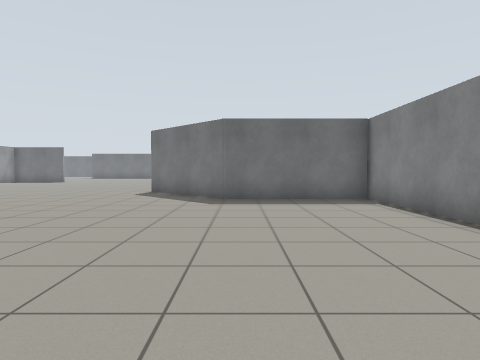
View 1 (above)

18 first-person views from a walk through a robot-simulator world made for Gazebo. The camera is 0.94 m above the floor, tilts 2° down and sees 75° across. The floor is counted in squares, 1 m on a side. Each view is taken from the middle of a square. On the plan, view 1 faces up. The plan holds only what a view shows up to about 12 squares ahead; the rest is blank. The place goes on beyond the plan.

View 2
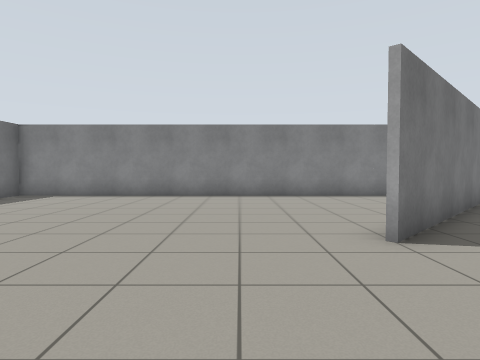

View 3
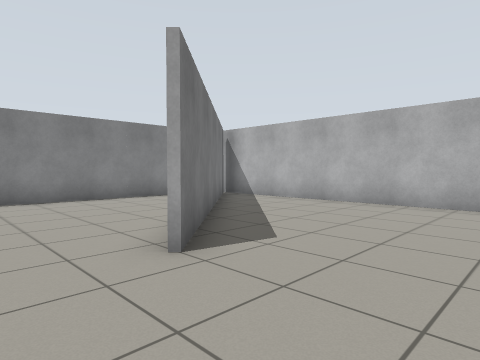

View 4
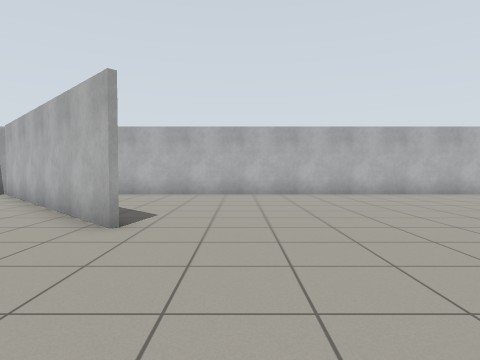

View 5
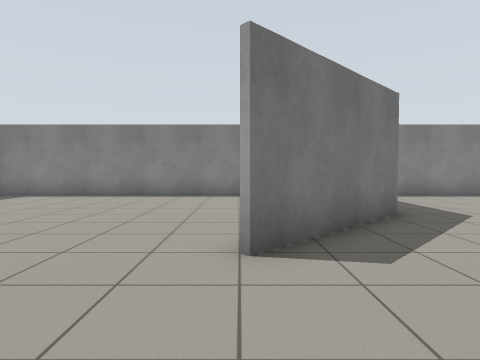

View 6
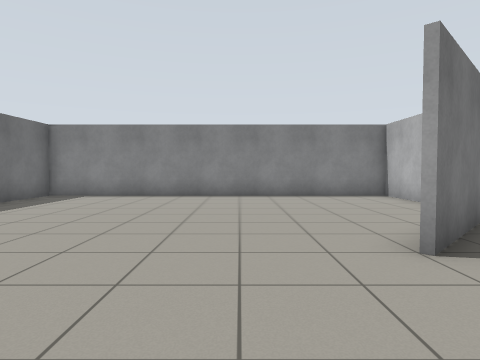

View 7
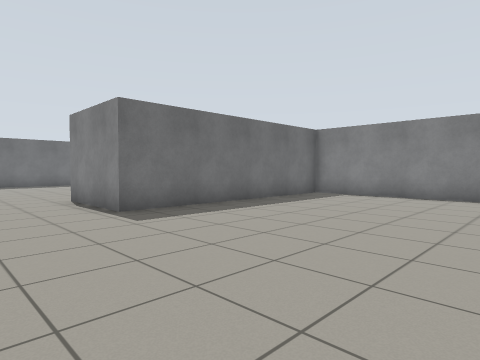

View 8
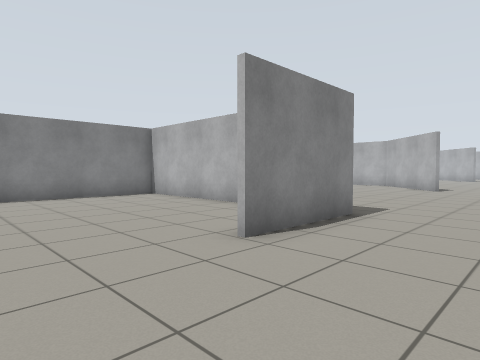

View 9
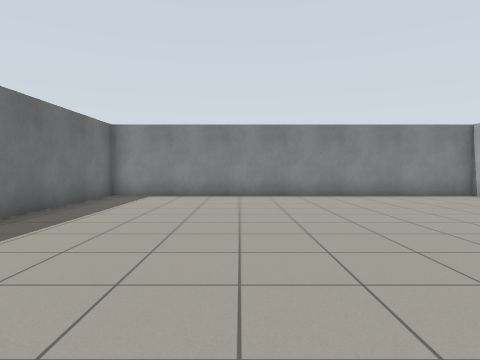

View 10
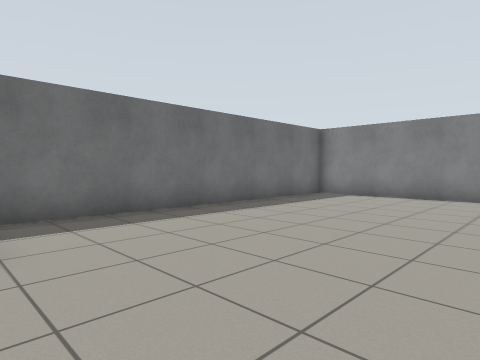

View 11
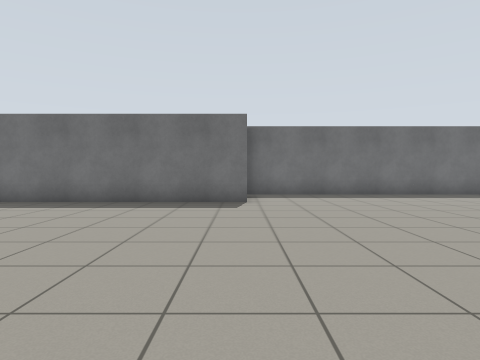

View 12
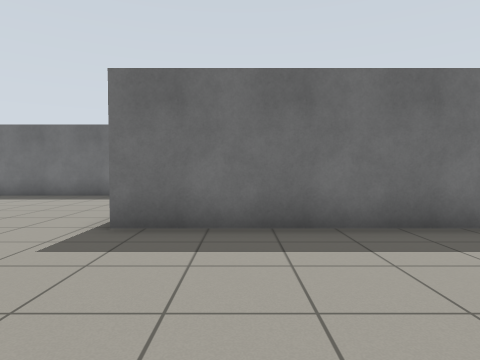

View 13
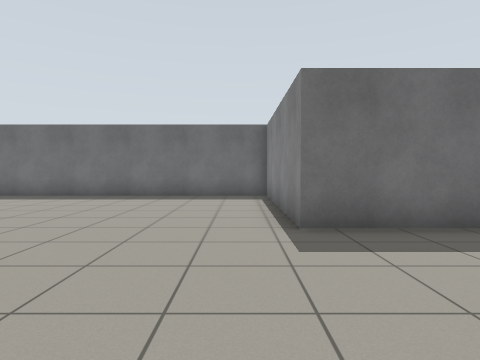

View 14
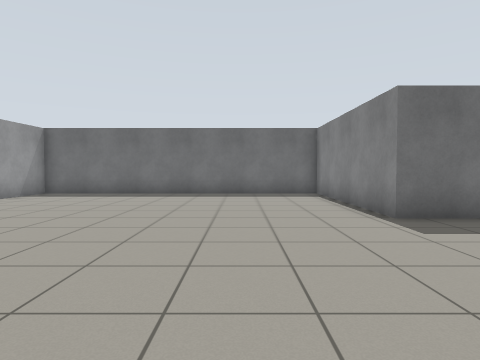

View 15
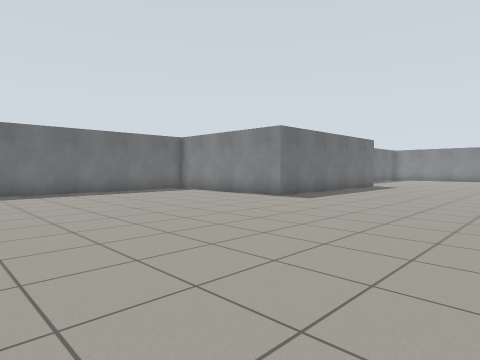

View 16
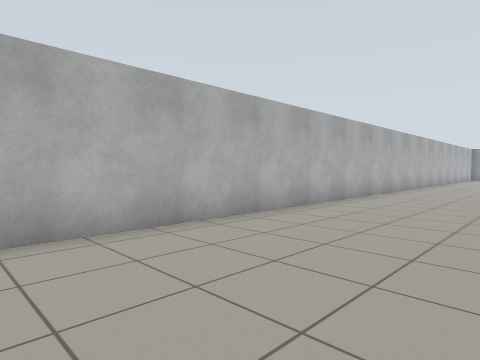

View 17
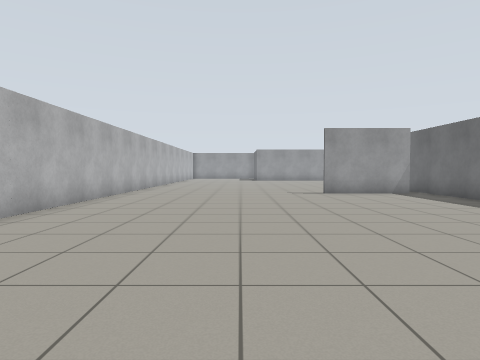

View 18
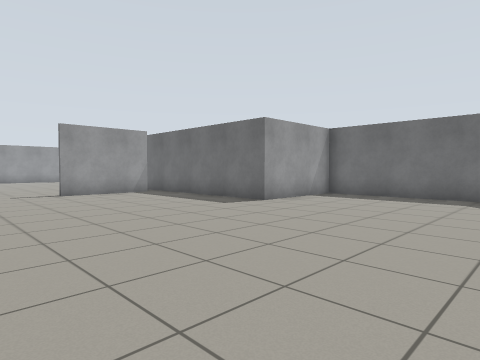

### Floor plan
Points are (right, up) in squares from view 1. A wall is a line through its corners. A room is listed if a view was taken in it or the views show most of it. See-through windows are left out.
Room 1 (views 1, 2, 3, 4, 5, 6, 7, 8, 9, 10, 11, 12, 13, 14, 15, 16, 17, 18)
walls: (-11.4, 9) (-16.1, 9) (-16.1, 5.2) (-22.1, 5.2); (-0.8, 21.8) (4, 21.8); (1.7, 9.9) (4, 9.9); (-21.9, 4.5) (-21.9, 1.1); (4, 9.7) (-0.5, 9.7) (-3.7, 12.9); (-3, 0.2) (3.4, -6.3); (4, 21.7) (-4, 21.7) (-4, 25); (-6.7, 31.9) (-15, 31.9) (-15, 38) (-24.5, 38); (-22.5, -6.5) (3.9, -6.5); (4, -4.3) (4, 34.5) (-6.7, 34.5); (2.8, -5.8) (-3.1, 0.1)

Positions as (right, up) in squares from view 1, and headings:
1: (0, 0), facing up
2: (-7, 2), facing right
3: (-6, 2), facing down-right
4: (-5, 5), facing down
5: (-7, 13), facing right
6: (-7, 15), facing right
7: (-7, 15), facing up-right
8: (-7, 28), facing down-right
9: (-7, 30), facing right
10: (-7, 28), facing up-right
11: (-7, 23), facing up
12: (-13, 27), facing up
13: (-16, 27), facing up
14: (-18, 26), facing up
15: (-24, 25), facing up-right
16: (-10, -2), facing down-left
17: (-10, -2), facing left
18: (-10, -2), facing up-left
